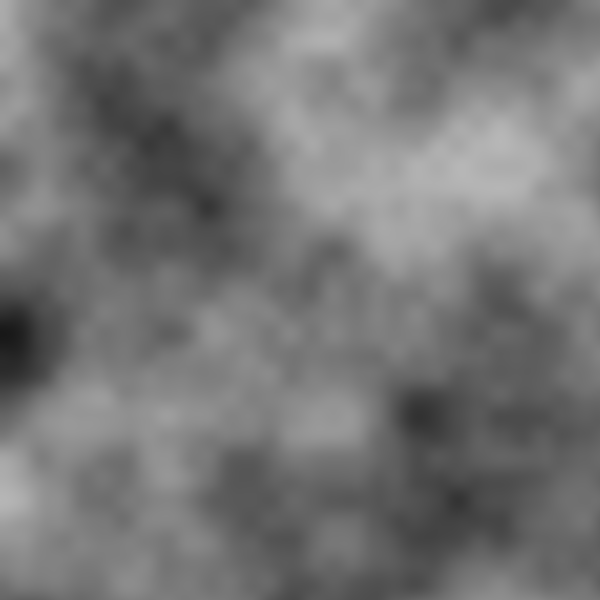
Frame 1 (no input)
Frame 60 (no input): identical to frame 1, image omitted
Frame 120 (the mouse pressed at the canvas centre since frame 60): identical to frame 1, image omitted

The p5.js sketch that drew this single still picture (run headless with seeded random() and noise() and a simulated clock; from frame 60 on, the mouse is pressed at the canvas centre):

// p5.js sketch
// ── sketch.js

function setup() {
  createCanvas(600, 600);
  background(0);


  for (let y = 0; y < height; y++) {
    for (let x = 0; x < width; x++) {

      // 可以透過乘的數值，去改變 noise map 最終呈現的分布細節
      let noiseValue = noise(x * 0.006, y * 0.006);

      // 把 noise value 畫出來，就可以看出 noise 雜訊的變化分布
      fill(noiseValue * 255);

      // 可以透過某一個數值去指定一個範圍
      // if (noiseValue < 0.4)
      //   fill('white');
      // else
      //   fill('black');

      noStroke();
      rect(x, y, 1, 1);
      
    }
  }
}

function draw() {

}
